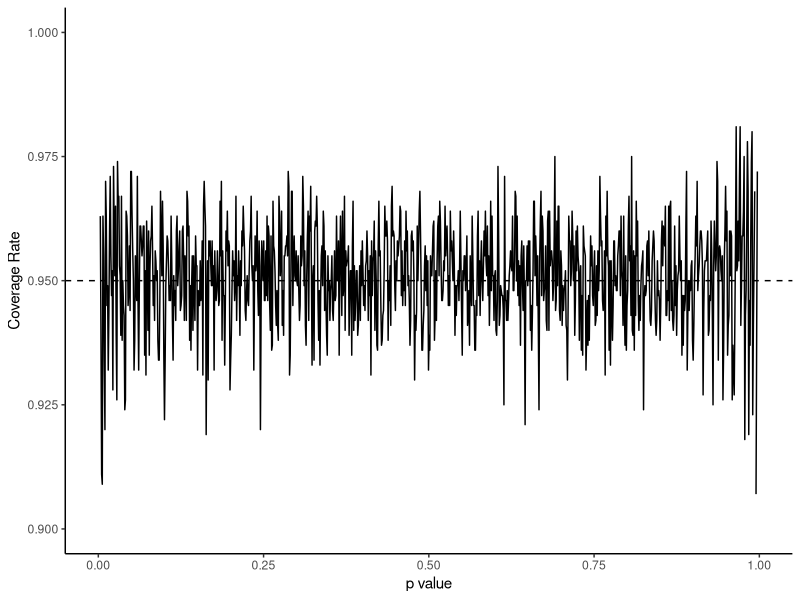

R code for this plot:
## ---- chunk 1
knitr::opts_chunk$set(echo = TRUE)
knitr::opts_chunk$set(echo = TRUE, fig.align="center")
gc()
ls()
options(digits=4)
require(tidyverse)
set.seed(47)
## ---- chunk 2
# definitions for prior
n <- 100
alpha <- beta <- 1

#vectors for final storage
coverage_rate <- p_value <- c() 

for (p in seq(0, 1, length.out = 1000)){
  coverage <- c()
  for (i in c(1:1000)){
    # draw from the binomial distribution
    x <- sum(rbinom(n, 1, p)) 

    # form credible interval from posterior distribution.
    CI <- qbeta(c(0.025, 0.975), alpha + x, beta + n - x)

    # document coverage
    ifelse(CI[1] < p & p < CI[2],
         coverage <- c(coverage, 1),
         coverage <- c(coverage, 0))
  }
  coverage_rate <- c(coverage_rate, mean(coverage))
  p_value <- c(p_value, p)
}

data.frame(coverage_rate, p_value) %>% 
  ggplot(aes(x=p_value, y=coverage_rate)) +
  geom_hline(yintercept=0.95, linetype='dashed') +
  geom_line() +
  ylim(0.9,1) +
  labs(x= 'p value', y='Coverage Rate') +
  theme_classic()
## ---- chunk 3
# check average coverage 
mean(coverage_rate)

# Check difference from stated coverage
abs(mean(coverage_rate)-0.95)

# proportion below stated coverage
below_coverage <- ifelse(
  coverage_rate < 0.95,
  1,
  0)
mean(below_coverage)

